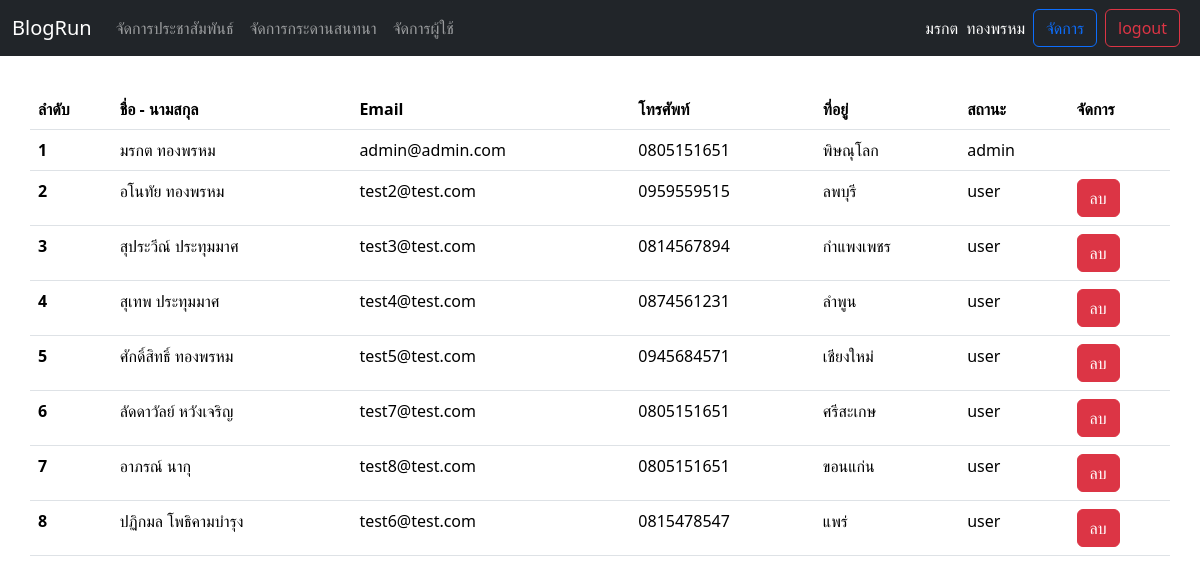
/admin/manage_users.php (signed in), run on the app's committed database.
### tables this page shows
CREATE TABLE `users` (
  `id` int(11) NOT NULL,
  `firstname` varchar(50) NOT NULL,
  `lastname` varchar(50) NOT NULL,
  `email` varchar(100) NOT NULL,
  `password` varchar(50) NOT NULL,
  `tel` varchar(20) NOT NULL,
  `address` varchar(100) NOT NULL,
  `status` varchar(10) NOT NULL
);

### controller/select_users.php (called while the page is built, shortened)
<?php
include("../database/connect.php");
$sql = "SELECT * FROM users";
$result = $conn->query($sql);

### admin/manage_users.php (the view, shortened to what this page needs)
<?php
include("../components/head.php");
?>
<body>
  <?php include("../components/navbar.php"); ?>
  <div class="blogrun">
    <div class="col-md-12">
      <div class="row mt-3">
        <table class="table">
          <thead>
            <tr>
              <th scope="col">ลำดับ</th>
              <th scope="col">ชื่อ - นามสกุล</th>
              <th scope="col">Email</th>
              <th scope="col">โทรศัพท์</th>
              <th scope="col">ที่อยู่</th>
              <th scope="col">สถานะ</th>
              <th scope="col">จัดการ</th>
            </tr>
          </thead> <tbody>
          <?php include("../controller/select_users.php"); ?>
          <?php if ($result->num_rows > 0) { ?>
          <?php $i = 1; ?>
          <?php while ($row = $result->fetch_assoc()) { ?>
            <tr>
              <th scope="row"><?=$i?></th>
              <td><?=$row["firstname"]." ".$row["lastname"]?></td>
              <td><?=$row["email"]?></td>
              <td><?=$row["tel"]?></td>
              <td><?=$row["address"]?></td>
              <td><?=$row["status"]?></td>
              <td>
                <?php if($row["status"] == "user") { ?>
                <a href="../controller/delete_user.php?id=<?= $row["id"]; ?>" class="btn btn-danger">ลบ</a>
                <?php } ?>
              </td>
            </tr>
          <?php $i++; ?>
          <?php } ?>
          <?php } ?>
           </tbody>
        </table>
      </div>
    </div>
  </div>
  <?php include("../components/script.php"); ?>
</body>
</html>

### assets/css/customs.css (style rules this page uses)
.blogrun { margin-top: 8%; }

### data on the page
users: firstname "มรกต", lastname "ทองพรหม", email "admin@admin.com", tel "0805151651", address "พิษณุโลก", status "admin"
users: firstname "อโนทัย", lastname "ทองพรหม", email "test2@test.com", tel "0959559515", address "ลพบุรี", status "user"
users: firstname "สุประวีณ์", lastname "ประทุมมาศ", email "test3@test.com", tel "0814567894", address "กำแพงเพชร", status "user"
users: firstname "สุเทพ", lastname "ประทุมมาศ", email "test4@test.com", tel "0874561231", address "ลำพูน", status "user"
users: firstname "ศักดิ์สิทธิ์", lastname "ทองพรหม", email "test5@test.com", tel "0945684571", address "เชียงใหม่", status "user"
users: firstname "ลัดดาวัลย์", lastname "หวังเจริญ", email "test7@test.com", tel "0805151651", address "ศรีสะเกษ", status "user"
users: firstname "อาภรณ์", lastname "นากุ", email "test8@test.com", tel "0805151651", address "ขอนแก่น", status "user"
users: firstname "ปฏิกมล", lastname "โพธิคามบำรุง", email "test6@test.com", tel "0815478547", address "แพร่", status "user"

### other printed values
$_SESSION["firstname"] "มรกต"
$_SESSION["lastname"] "ทองพรหม"
